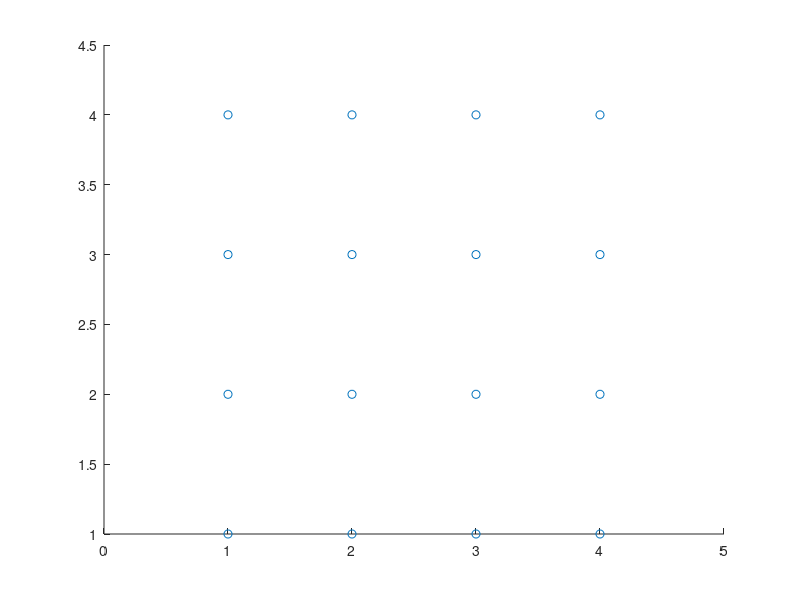

This figure's MATLAB source: (Note: this script raises an error after producing the figure.)
function generateTest
size = 2^4;
x = zeros(size,1);
y = zeros(size,1);

iter = 1;
for i = 1:4
    for j = 1:4
        x(iter) = i + (2*rand-1)*10^(-5);
        y(iter) = j + (2*rand-1)*rand*10^(-5);
        iter = iter + 1;
    end
end
scatter(x,y);
fileID = fopen('testData.txt','w');
fprintf(fileID,'%d\t%d\n',size,size);
for i = 1:length(x)
    fprintf(fileID,'%f\t%f\n',x(i),y(i));
end
fclose(fileID);


A2 = load('newtestData.txt');
x2 = A2(:,1);
y2 = A2(:,2);
x2(1) = [];
y2(1) = [];
figure;
scatter(x2,y2);
for i = 1:length(x)
    fprintf('%f\t%f\n',x2(i),y2(i));
end
end